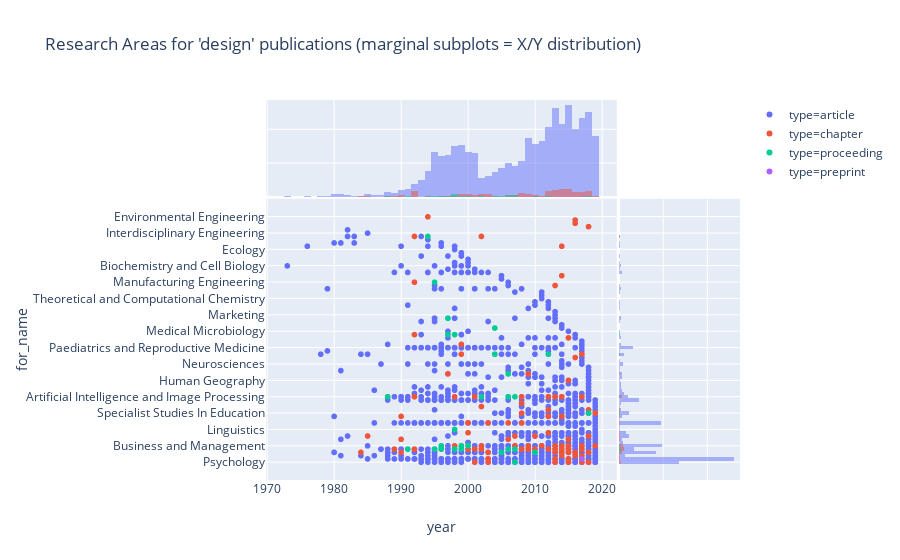

Notebook code for this chart:
### Code cell
df2 = json_normalize(data.publications, record_path=['FOR'], meta=["id", "type", ["journal", "title"], "year"], errors='ignore', record_prefix='for_')
px.scatter(df2, x="year", y="for_name", color="type", marginal_x="histogram", marginal_y="histogram", height=800, title="Research Areas for 'design' publications (marginal subplots = X/Y distribution)")

### Figure 1 — Plotly figure (JSON) as saved in the notebook; plotly's stock layout.template omitted (floating-point values rounded to 4 significant figures; data arrays with more than 128 entries replaced by an {"elided": "..."} marker saying what was removed)
{"data": [{"hoverlabel": {"namelength": 0}, "hovertemplate": "type=article<br>year=%{x}<br>for_name=%{y}", "legendgroup": "type=article", "marker": {"color": "#636efa", "symbol": "circle"}, "mode": "markers", "name": "type=article", "showlegend": true, "type": "scattergl", "uid": "845a5501-9af3-465b-8481-8b86d0d32fbb", "x": {"elided": "2065 int values"}, "xaxis": "x", "y": {"elided": "2065 str values"}, "yaxis": "y"}, {"alignmentgroup": "True", "bingroup": "x", "hoverlabel": {"namelength": 0}, "hovertemplate": "type=article<br>year=%{x}<br>count=%{y}", "legendgroup": "type=article", "marker": {"color": "#636efa"}, "name": "type=article", "offsetgroup": "type=article", "opacity": 0.5, "showlegend": false, "type": "histogram", "uid": "fce7abe0-fdb3-45f6-8d6e-59aa44b7a89b", "x": {"elided": "2065 int values"}, "xaxis": "x", "yaxis": "y2"}, {"alignmentgroup": "True", "bingroup": "y", "hoverlabel": {"namelength": 0}, "hovertemplate": "type=article<br>for_name=%{y}<br>count=%{x}", "legendgroup": "type=article", "marker": {"color": "#636efa"}, "name": "type=article", "offsetgroup": "type=article", "opacity": 0.5, "showlegend": false, "type": "histogram", "uid": "a877a604-83ea-4682-a718-e15becfeb2e5", "xaxis": "x2", "y": {"elided": "2065 str values"}, "yaxis": "y"}, {"hoverlabel": {"namelength": 0}, "hovertemplate": "type=chapter<br>year=%{x}<br>for_name=%{y}", "legendgroup": "type=chapter", "marker": {"color": "#EF553B", "symbol": "circle"}, "mode": "markers", "name": "type=chapter", "showlegend": true, "type": "scattergl", "uid": "d6e38eeb-a43d-48ae-a1d4-c97da9d7999e", "x": [2019, 2019, 2018, 2018, 2018, 2018, 2018, 2018, 2018, 2018, 2017, 2017, 2017, 2017, 2017, 2017, 2017, 2016, 2016, 2016, 2016, 2016, 2016, 2016, 2015, 2015, 2015, 2015, 2015, 2015, 2015, 2015, 2015, 2015, 2015, 2014, 2014, 2014, 2014, 2014, 2014, 2014, 2014, 2014, 2014, 2014, 2013, 2013, 2013, 2013, 2013, 2013, 2013, 2013, 2013, 2013, 2012, 2012, 2012, 2012, 2012, 2012, 2012, 2012, 2011, 2010, 2010, 2010, 2009, 2009, 2009, 2009, 2008, 2008, 2008, 2008, 2008, 2008, 2007, 2007, 2007, 2006, 2006, 2006, 2004, 2003, 2003, 2003, 2003, 2003, 2002, 2002, 2002, 2002, 2002, 2001, 2001, 2001, 2000, 2000, 2000, 2000, 1999, 1999, 1999, 1999, 1998, 1998, 1998, 1997, 1996, 1996, 1994, 1992, 1992, 1992, 1992, 1992, 1992, 1992, 1992, 1990, 1990, 1990, 1989, 1988, 1985, 1984], "xaxis": "x", "y": ["Specialist Studies In Education", "Business and Management", "Anthropology", "Political Science", "Applied Economics", "Psychology", "Specialist Studies In Education", "Applied Economics", "Policy and Administration", "Applied Economics", "Artificial Intelligence and Image Processing", "Information Systems", "Applied Mathematics", "Statistics", "Public Health and Health Services", "Psychology", "Business and Management", "Historical Studies", "Statistics", "Statistics", "Applied Economics", "Building", "Applied Economics", "Geology", "Cultural Studies", "Information Systems", "Information Systems", "Information Systems", "Business and Management", "Psychology", "Public Health and Health Services", "Law", "Human Geography", "Applied Economics", "Psychology", "Applied Economics", "Econometrics", "Economic Theory", "Business and Management", "Information Systems", "Artificial Intelligence and Image Processing", "Pharmacology and Pharmaceutical Sciences", "Business and Management", "Statistics", "Business and Management", "Applied Economics", "Business and Management", "Design Practice and Management", "Psychology", "Psychology", "Public Health and Health Services", "Applied Economics", "Business and Management", "Artificial Intelligence and Image Processing", "Information Systems", "Artificial Intelligence and Image Processing", "Information Systems", "Political Science", "Sociology", "Artificial Intelligence and Image Processing", "Artificial Intelligence and Image Processing", "Information Systems", "Information Systems", "Econometrics", "Business and Management", "Applied Economics", "Policy and Administration", "Information Systems", "Civil Engineering", "Information Systems", "Business and Management", "Information Systems", "Information Systems", "Artificial Intelligence and Image Processing", "Clinical Sciences", "Environmental Science and Management", "Information Systems", "Specialist Studies In Education", "Policy and Administration", "Business and Management", "Psychology", "Clinical Sciences", "Law", "Civil Engineering", "Applied Mathematics", "Clinical Sciences", "Public Health and Health Services", "Public Health and Health Services", "Psychology", "Applied Economics", "Philosophy", "Information Systems", "Business and Management", "Business and Management", "Computation Theory and Mathematics", "Information Systems", "Artificial Intelligence and Image Processing", "Psychology", "Clinical Sciences", "Information Systems", "Business and Management", "Sociology", "Business and Management", "Business and Management", "Applied Mathematics", "Numerical and Computational Mathematics", "Information Systems", "Business and Management", "Artificial Intelligence and Image Processing", "Civil Engineering", "Information Systems", "Information Systems", "Environmental Engineering", "Information Systems", "Artificial Intelligence and Image Processing", "Information Systems", "Computer Software", "Artificial Intelligence and Image Processing", "Computation Theory and Mathematics", "Manufacturing Engineering", "Artificial Intelligence and Image Processing", "Law", "Applied Economics", "Econometrics", "Information Systems", "Artificial Intelligence and Image Processing", "Policy and Administration", "Applied Economics"], "yaxis": "y"}, {"alignmentgroup": "True", "bingroup": "x", "hoverlabel": {"namelength": 0}, "hovertemplate": "type=chapter<br>year=%{x}<br>count=%{y}", "legendgroup": "type=chapter", "marker": {"color": "#EF553B"}, "name": "type=chapter", "offsetgroup": "type=chapter", "opacity": 0.5, "showlegend": false, "type": "histogram", "uid": "c8adbd13-deff-47ee-a9a1-29b64217b18e", "x": [2019, 2019, 2018, 2018, 2018, 2018, 2018, 2018, 2018, 2018, 2017, 2017, 2017, 2017, 2017, 2017, 2017, 2016, 2016, 2016, 2016, 2016, 2016, 2016, 2015, 2015, 2015, 2015, 2015, 2015, 2015, 2015, 2015, 2015, 2015, 2014, 2014, 2014, 2014, 2014, 2014, 2014, 2014, 2014, 2014, 2014, 2013, 2013, 2013, 2013, 2013, 2013, 2013, 2013, 2013, 2013, 2012, 2012, 2012, 2012, 2012, 2012, 2012, 2012, 2011, 2010, 2010, 2010, 2009, 2009, 2009, 2009, 2008, 2008, 2008, 2008, 2008, 2008, 2007, 2007, 2007, 2006, 2006, 2006, 2004, 2003, 2003, 2003, 2003, 2003, 2002, 2002, 2002, 2002, 2002, 2001, 2001, 2001, 2000, 2000, 2000, 2000, 1999, 1999, 1999, 1999, 1998, 1998, 1998, 1997, 1996, 1996, 1994, 1992, 1992, 1992, 1992, 1992, 1992, 1992, 1992, 1990, 1990, 1990, 1989, 1988, 1985, 1984], "xaxis": "x", "yaxis": "y2"}, {"alignmentgroup": "True", "bingroup": "y", "hoverlabel": {"namelength": 0}, "hovertemplate": "type=chapter<br>for_name=%{y}<br>count=%{x}", "legendgroup": "type=chapter", "marker": {"color": "#EF553B"}, "name": "type=chapter", "offsetgroup": "type=chapter", "opacity": 0.5, "showlegend": false, "type": "histogram", "uid": "114954a9-c4a1-4f57-a4e8-827400596f45", "xaxis": "x2", "y": ["Specialist Studies In Education", "Business and Management", "Anthropology", "Political Science", "Applied Economics", "Psychology", "Specialist Studies In Education", "Applied Economics", "Policy and Administration", "Applied Economics", "Artificial Intelligence and Image Processing", "Information Systems", "Applied Mathematics", "Statistics", "Public Health and Health Services", "Psychology", "Business and Management", "Historical Studies", "Statistics", "Statistics", "Applied Economics", "Building", "Applied Economics", "Geology", "Cultural Studies", "Information Systems", "Information Systems", "Information Systems", "Business and Management", "Psychology", "Public Health and Health Services", "Law", "Human Geography", "Applied Economics", "Psychology", "Applied Economics", "Econometrics", "Economic Theory", "Business and Management", "Information Systems", "Artificial Intelligence and Image Processing", "Pharmacology and Pharmaceutical Sciences", "Business and Management", "Statistics", "Business and Management", "Applied Economics", "Business and Management", "Design Practice and Management", "Psychology", "Psychology", "Public Health and Health Services", "Applied Economics", "Business and Management", "Artificial Intelligence and Image Processing", "Information Systems", "Artificial Intelligence and Image Processing", "Information Systems", "Political Science", "Sociology", "Artificial Intelligence and Image Processing", "Artificial Intelligence and Image Processing", "Information Systems", "Information Systems", "Econometrics", "Business and Management", "Applied Economics", "Policy and Administration", "Information Systems", "Civil Engineering", "Information Systems", "Business and Management", "Information Systems", "Information Systems", "Artificial Intelligence and Image Processing", "Clinical Sciences", "Environmental Science and Management", "Information Systems", "Specialist Studies In Education", "Policy and Administration", "Business and Management", "Psychology", "Clinical Sciences", "Law", "Civil Engineering", "Applied Mathematics", "Clinical Sciences", "Public Health and Health Services", "Public Health and Health Services", "Psychology", "Applied Economics", "Philosophy", "Information Systems", "Business and Management", "Business and Management", "Computation Theory and Mathematics", "Information Systems", "Artificial Intelligence and Image Processing", "Psychology", "Clinical Sciences", "Information Systems", "Business and Management", "Sociology", "Business and Management", "Business and Management", "Applied Mathematics", "Numerical and Computational Mathematics", "Information Systems", "Business and Management", "Artificial Intelligence and Image Processing", "Civil Engineering", "Information Systems", "Information Systems", "Environmental Engineering", "Information Systems", "Artificial Intelligence and Image Processing", "Information Systems", "Computer Software", "Artificial Intelligence and Image Processing", "Computation Theory and Mathematics", "Manufacturing Engineering", "Artificial Intelligence and Image Processing", "Law", "Applied Economics", "Econometrics", "Information Systems", "Artificial Intelligence and Image Processing", "Policy and Administration", "Applied Economics"], "yaxis": "y"}, {"hoverlabel": {"namelength": 0}, "hovertemplate": "type=proceeding<br>year=%{x}<br>for_name=%{y}", "legendgroup": "type=proceeding", "marker": {"color": "#00cc96", "symbol": "circle"}, "mode": "markers", "name": "type=proceeding", "showlegend": true, "type": "scattergl", "uid": "fd9a479d-68f2-4010-a5e1-55933ff8b895", "x": [2018, 2018, 2012, 2010, 2007, 2007, 2007, 2006, 2006, 2006, 2005, 2004, 2004, 2002, 2000, 1999, 1999, 1998, 1998, 1998, 1998, 1997, 1997, 1996, 1996, 1995, 1995, 1994, 1991, 1988], "xaxis": "x", "y": ["Specialist Studies In Education", "Specialist Studies In Education", "Applied Mathematics", "Applied Economics", "Psychology", "Information Systems", "Artificial Intelligence and Image Processing", "Civil Engineering", "Information Systems", "Artificial Intelligence and Image Processing", "Applied Economics", "Communications Technologies", "Applied Mathematics", "Artificial Intelligence and Image Processing", "Business and Management", "Information Systems", "Business and Management", "Information Systems", "Computer Software", "Information Systems", "Linguistics", "Computer Software", "Biomedical Engineering", "Information Systems", "Business and Management", "Manufacturing Engineering", "Information Systems", "Computation Theory and Mathematics", "Information Systems", "Artificial Intelligence and Image Processing"], "yaxis": "y"}, {"alignmentgroup": "True", "bingroup": "x", "hoverlabel": {"namelength": 0}, "hovertemplate": "type=proceeding<br>year=%{x}<br>count=%{y}", "legendgroup": "type=proceeding", "marker": {"color": "#00cc96"}, "name": "type=proceeding", "offsetgroup": "type=proceeding", "opacity": 0.5, "showlegend": false, "type": "histogram", "uid": "a625e730-4b2d-4f80-b9ef-a4df4c479ebc", "x": [2018, 2018, 2012, 2010, 2007, 2007, 2007, 2006, 2006, 2006, 2005, 2004, 2004, 2002, 2000, 1999, 1999, 1998, 1998, 1998, 1998, 1997, 1997, 1996, 1996, 1995, 1995, 1994, 1991, 1988], "xaxis": "x", "yaxis": "y2"}, {"alignmentgroup": "True", "bingroup": "y", "hoverlabel": {"namelength": 0}, "hovertemplate": "type=proceeding<br>for_name=%{y}<br>count=%{x}", "legendgroup": "type=proceeding", "marker": {"color": "#00cc96"}, "name": "type=proceeding", "offsetgroup": "type=proceeding", "opacity": 0.5, "showlegend": false, "type": "histogram", "uid": "ae72e750-af72-479f-b7cd-17aa6b8cac8d", "xaxis": "x2", "y": ["Specialist Studies In Education", "Specialist Studies In Education", "Applied Mathematics", "Applied Economics", "Psychology", "Information Systems", "Artificial Intelligence and Image Processing", "Civil Engineering", "Information Systems", "Artificial Intelligence and Image Processing", "Applied Economics", "Communications Technologies", "Applied Mathematics", "Artificial Intelligence and Image Processing", "Business and Management", "Information Systems", "Business and Management", "Information Systems", "Computer Software", "Information Systems", "Linguistics", "Computer Software", "Biomedical Engineering", "Information Systems", "Business and Management", "Manufacturing Engineering", "Information Systems", "Computation Theory and Mathematics", "Information Systems", "Artificial Intelligence and Image Processing"], "yaxis": "y"}, {"hoverlabel": {"namelength": 0}, "hovertemplate": "type=preprint<br>year=%{x}<br>for_name=%{y}", "legendgroup": "type=preprint", "marker": {"color": "#ab63fa", "symbol": "circle"}, "mode": "markers", "name": "type=preprint", "showlegend": true, "type": "scattergl", "uid": "3c5080ed-2f91-4ef8-88db-20d334d057c1", "x": [2017], "xaxis": "x", "y": ["Public Health and Health Services"], "yaxis": "y"}, {"alignmentgroup": "True", "bingroup": "x", "hoverlabel": {"namelength": 0}, "hovertemplate": "type=preprint<br>year=%{x}<br>count=%{y}", "legendgroup": "type=preprint", "marker": {"color": "#ab63fa"}, "name": "type=preprint", "offsetgroup": "type=preprint", "opacity": 0.5, "showlegend": false, "type": "histogram", "uid": "f99d30a8-be55-4db7-8014-583d55ada709", "x": [2017], "xaxis": "x", "yaxis": "y2"}, {"alignmentgroup": "True", "bingroup": "y", "hoverlabel": {"namelength": 0}, "hovertemplate": "type=preprint<br>for_name=%{y}<br>count=%{x}", "legendgroup": "type=preprint", "marker": {"color": "#ab63fa"}, "name": "type=preprint", "offsetgroup": "type=preprint", "opacity": 0.5, "showlegend": false, "type": "histogram", "uid": "39b03aea-822a-4686-b109-9351758a772e", "xaxis": "x2", "y": ["Public Health and Health Services"], "yaxis": "y"}], "layout": {"autosize": true, "barmode": "overlay", "legend": {"tracegroupgap": 0}, "title": {"text": "Research Areas for 'design' publications (marginal subplots = X/Y distribution)"}, "xaxis": {"autorange": true, "domain": [0, 0.74], "range": [1970.0, 2022.0], "showgrid": true, "title": {"text": "year"}, "type": "linear"}, "xaxis2": {"autorange": true, "domain": [0.745, 1], "range": [0, 548.4], "showticklabels": false}, "yaxis": {"autorange": true, "domain": [0, 0.74], "range": [-4.937, 79.94], "showgrid": true, "title": {"text": "for_name"}, "type": "category"}, "yaxis2": {"autorange": true, "domain": [0.745, 1], "range": [0, 143.2], "showticklabels": false}}}
